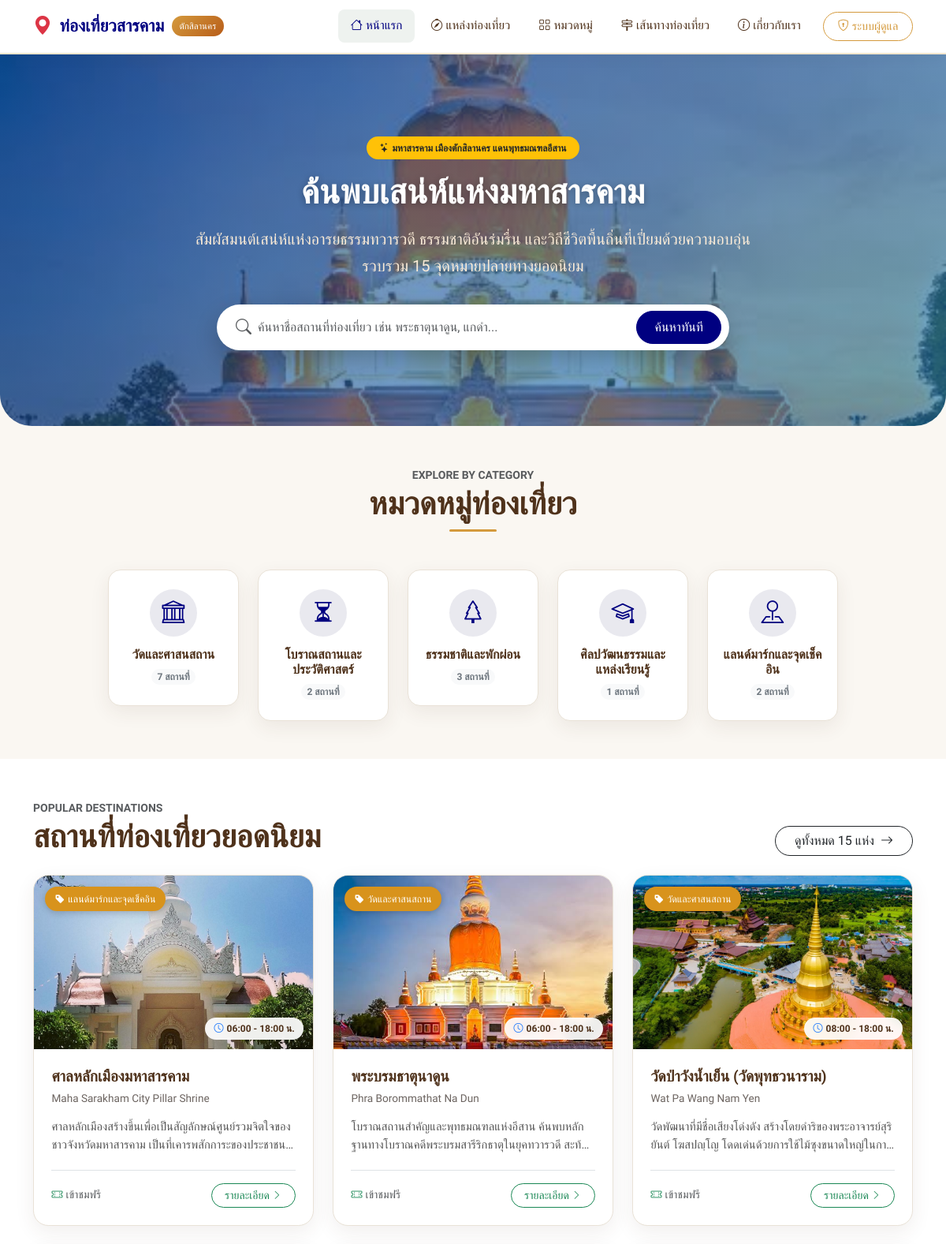
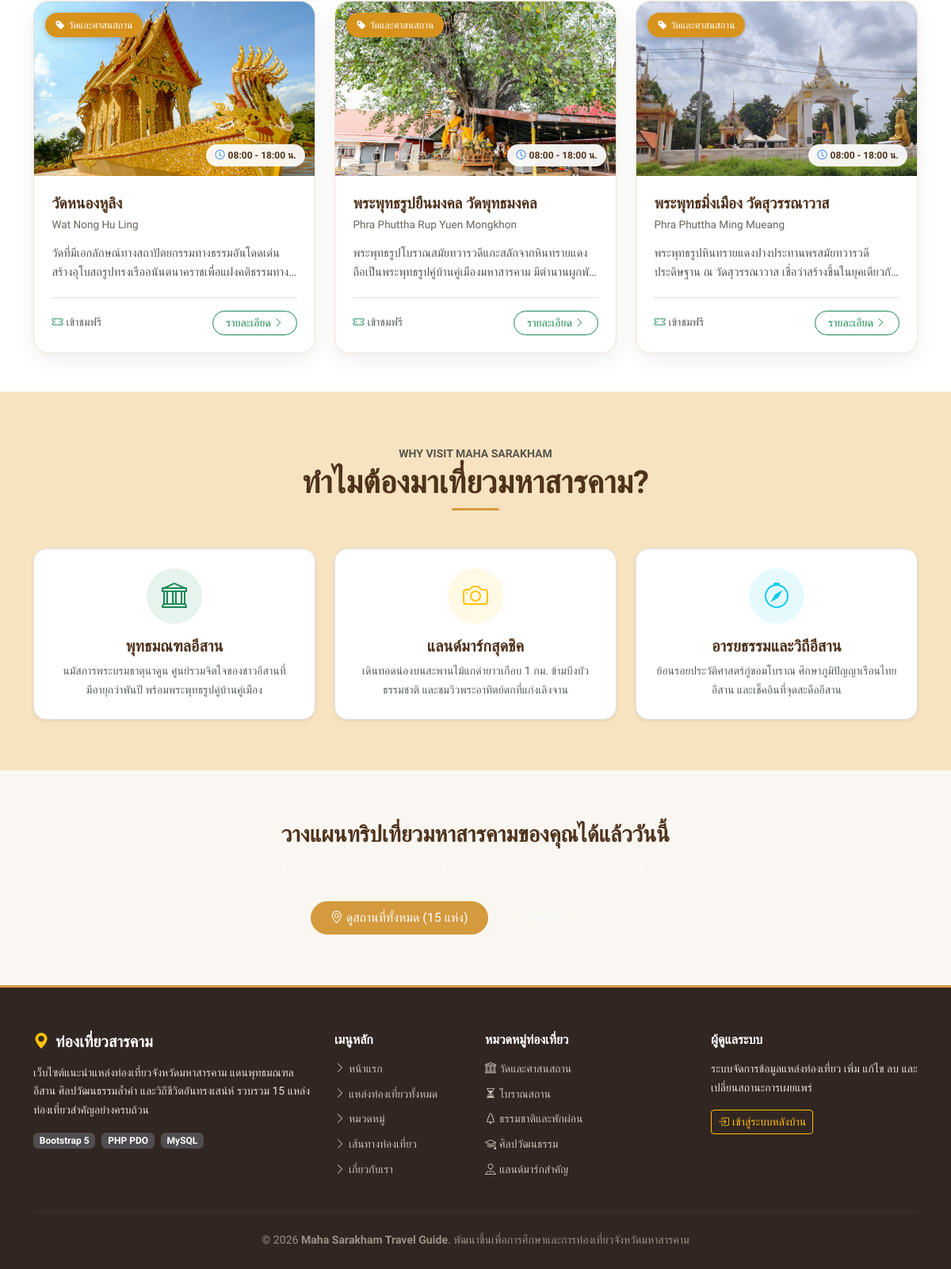
The page / on the database its author committed (2 pictures, top to bottom).
### tables this page shows
CREATE TABLE `categories` (
  `id` INT(11) NOT NULL AUTO_INCREMENT,
  `name` VARCHAR(100) NOT NULL,
  `slug` VARCHAR(100) NOT NULL,
  `description` TEXT DEFAULT NULL,
  `icon` VARCHAR(50) DEFAULT 'bi-geo-alt',
  `created_at` TIMESTAMP NOT NULL DEFAULT CURRENT_TIMESTAMP,
  PRIMARY KEY (`id`),
  UNIQUE KEY `slug_unique` (`slug`)
);

CREATE TABLE `attractions` (
  `id` INT(11) NOT NULL AUTO_INCREMENT,
  `category_id` INT(11) NOT NULL,
  `name_th` VARCHAR(150) NOT NULL,
  `name_en` VARCHAR(150) DEFAULT NULL,
  `slug` VARCHAR(150) NOT NULL,
  `history` TEXT DEFAULT NULL,
  `highlights` TEXT DEFAULT NULL,
  `opening_time` TIME DEFAULT NULL,
  `closing_time` TIME DEFAULT NULL,
  `is_open_24_hours` TINYINT(1) NOT NULL DEFAULT 0,
  `operating_days` VARCHAR(100) DEFAULT 'เปิดให้บริการทุกวัน',
  `admission_fee` VARCHAR(150) DEFAULT 'ยังไม่มีข้อมูลยืนยัน',
  `image_url` VARCHAR(255) DEFAULT 'assets/images/default.jpg',
  `address` TEXT DEFAULT NULL,
  `travel_info` TEXT DEFAULT 'ยังไม่มีข้อมูลยืนยัน',
  `google_maps_url` TEXT NOT NULL,
  `facilities` TEXT DEFAULT 'ยังไม่มีข้อมูลยืนยัน',
  `nearby_places` TEXT DEFAULT 'ยังไม่มีข้อมูลยืนยัน',
  `visitor_tips` TEXT DEFAULT 'ยังไม่มีข้อมูลยืนยัน',
  `status` ENUM('published', 'draft') NOT NULL DEFAULT 'published',
  `created_at` TIMESTAMP NOT NULL DEFAULT CURRENT_TIMESTAMP,
  `updated_at` TIMESTAMP NOT NULL DEFAULT CURRENT_TIMESTAMP ON UPDATE CURRENT_TIMESTAMP,
  PRIMARY KEY (`id`),
  UNIQUE KEY `slug_unique` (`slug`),
  KEY `fk_attractions_category` (`category_id`),
  CONSTRAINT `fk_attractions_category` FOREIGN KEY (`category_id`) REFERENCES `categories` (`id`) ON UPDATE CASCADE ON DELETE RESTRICT
);

### includes/functions.php (called while the page is built, shortened)
<?php
if (!function_exists('e')) {
    function e($string) {
        return htmlspecialchars((string)$string, ENT_QUOTES, 'UTF-8');
    }
}
if (!function_exists('format_time_range')) {
    function format_time_range($open, $close, $is_24_hours) {
        return date('H:i', strtotime($open)) . ' - ' . date('H:i', strtotime($close)) . ' น.';
    }
}
if (!function_exists('get_image_url')) {
    function get_image_url($path) {
        if (!empty($path)) {
            if (file_exists(__DIR__ . '/../' . $path)) {
                return $path;
            }
        }
        return 'assets/images/placeholder.svg';
    }
}
?>

### index.php (the view, shortened to what this page needs)
<?php
require_once __DIR__ . '/config/db.php';
require_once __DIR__ . '/includes/functions.php';
try {
    $cat_stmt = $pdo->query("
        SELECT c.*, COUNT(a.id) as attraction_count
        FROM categories c
        LEFT JOIN attractions a ON c.id = a.category_id AND a.status = 'published'
        GROUP BY c.id
        ORDER BY c.id ASC
    ");
    $categories = $cat_stmt->fetchAll();
} catch (PDOException $e) {
    $categories = [];
}
try {
    $attr_stmt = $pdo->query("
        SELECT a.*, c.name as category_name
        FROM attractions a
        JOIN categories c ON a.category_id = c.id
        WHERE a.status = 'published'
        ORDER BY a.id ASC
        LIMIT 6
    ");
    $featured_attractions = $attr_stmt->fetchAll();
} catch (PDOException $e) {
    $featured_attractions = [];
}
try {
    $total_stmt = $pdo->query("SELECT COUNT(*) FROM attractions WHERE status = 'published'");
    $total_attractions = $total_stmt->fetchColumn();
} catch (PDOException $e) {
    $total_attractions = 15;
}
require_once __DIR__ . '/includes/header.php';
?>
<section class="hero-section text-center">
    <div class="container py-4">
        <span class="badge bg-warning text-dark px-3 py-2 rounded-pill mb-3 fw-bold">
            <i class="bi bi-stars me-1"></i>มหาสารคาม เมืองตักสิลานคร แดนพุทธมณฑลอีสาน
        </span>
        <h1 class="hero-title mb-3">ค้นพบเสน่ห์แห่งมหาสารคาม</h1>
        <p class="hero-subtitle">
            สัมผัสมนต์เสน่ห์แห่งอารยธรรมทวารวดี ธรรมชาติอันร่มรื่น และวิถีชีวิตพื้นถิ่นที่เปี่ยมด้วยความอบอุ่น รวบรวม <?= e($total_attractions) ?> จุดหมายปลายทางยอดนิยม
        </p>
        <div class="search-box-card">
            <form action="attractions.php" method="GET" class="d-flex align-items-center">
                <i class="bi bi-search text-muted fs-5 me-2"></i>
                <input type="text" name="q" class="form-control border-0 shadow-none ps-0" placeholder="ค้นหาชื่อสถานที่ท่องเที่ยว เช่น พระธาตุนาดูน, แกดำ..." autocomplete="off">
                <button type="submit" class="btn btn-primary-custom ms-2 text-nowrap">
                    ค้นหาทันที
                </button>
            </form>
        </div>
    </div>
</section>
<section class="py-5">
    <div class="container">
        <div class="text-center mb-5">
            <span class="text-uppercase text-muted fw-bold small">Explore By Category</span>
            <h2 class="display-6 fw-bold">หมวดหมู่ท่องเที่ยว</h2>
            <div class="mx-auto" style="width: 60px; height: 3px; background-color: var(--accent-gold); border-radius: 2px;"></div>
        </div>
        <div class="row g-4 justify-content-center">
            <?php foreach ($categories as $cat): ?>
                <div class="col-lg-2 col-md-4 col-6">
                    <a href="attractions.php?category=<?= e($cat['id']) ?>" class="category-card">
                        <div class="category-icon-box">
                            <i class="bi <?= e($cat['icon']) ?>"></i>
                        </div>
                        <h6 class="fw-bold mb-1"><?= e($cat['name']) ?></h6>
                        <span class="badge bg-light text-secondary rounded-pill small">
                            <?= e($cat['attraction_count']) ?> สถานที่
                        </span>
                    </a>
                </div>
            <?php endforeach; ?>
        </div>
    </div>
</section>
<section class="py-5 bg-white">
    <div class="container">
        <div class="d-flex justify-content-between align-items-end mb-4 flex-wrap gap-2">
            <div>
                <span class="text-uppercase text-muted fw-bold small">Popular Destinations</span>
                <h2 class="display-6 fw-bold mb-0">สถานที่ท่องเที่ยวยอดนิยม</h2>
            </div>
            <a href="attractions.php" class="btn btn-outline-dark rounded-pill px-4">
                ดูทั้งหมด <?= e($total_attractions) ?> แห่ง <i class="bi bi-arrow-right ms-1"></i>
            </a>
        </div>
        <div class="row g-4">
            <?php foreach ($featured_attractions as $item): ?>
                <div class="col-lg-4 col-md-6">
                    <div class="attraction-card">
                        <div class="card-img-wrapper">
                            <span class="category-tag">
                                <i class="bi bi-tag-fill me-1"></i><?= e($item['category_name']) ?>
                            </span>
                            <span class="time-tag">
                                <i class="bi bi-clock me-1 text-primary"></i><?= format_time_range($item['opening_time'], $item['closing_time'], $item['is_open_24_hours']) ?>
                            </span>
                            <img src="<?= e(get_image_url($item['image_url'])) ?>" alt="<?= e($item['name_th']) ?>" loading="lazy">
                        </div>
                        <div class="card-body-custom">
                            <h3 class="attraction-title">
                                <a href="attraction-detail.php?id=<?= e($item['id']) ?>" class="text-decoration-none text-reset">
                                    <?= e($item['name_th']) ?>
                                </a>
                            </h3>
                            <div class="attraction-en-name"><?= e($item['name_en'] ?? '') ?></div>
                            <p class="attraction-desc"><?= e($item['history'] ?? 'สถานที่ท่องเที่ยวอันทรงคุณค่าของจังหวัดมหาสารคาม') ?></p>
                            <div class="mt-auto pt-3 border-top d-flex justify-content-between align-items-center">
                                <small class="text-muted">
                                    <i class="bi bi-ticket-perforated me-1 text-success"></i><?= e($item['admission_fee']) ?>
                                </small>
                                <a href="attraction-detail.php?id=<?= e($item['id']) ?>" class="btn btn-sm btn-outline-success rounded-pill px-3">
                                    รายละเอียด <i class="bi bi-chevron-right small"></i>
                                </a>
                            </div>
                        </div>
                    </div>
                </div>
            <?php endforeach; ?>
        </div>
    </div>
</section>
<section class="py-5" style="background-color: #f7e3c0;">
    <div class="container py-3">
        <div class="text-center mb-5">
            <span class="text-uppercase text-muted fw-bold small">Why Visit Maha Sarakham</span>
            <h2 class="display-6 fw-bold">ทำไมต้องมาเที่ยวมหาสารคาม?</h2>
            <div class="mx-auto" style="width: 60px; height: 3px; background-color: var(--accent-gold); border-radius: 2px;"></div>
        </div>
        <div class="row g-4 text-center">
            <div class="col-md-4">
                <div class="p-4 bg-white rounded-4 shadow-sm h-100 border">
                    <div class="rounded-circle bg-success bg-opacity-10 text-success d-inline-flex align-items-center justify-content-center mb-3" style="width: 70px; height: 70px;">
                        <i class="bi bi-bank fs-2"></i>
                    </div>
                    <h5 class="fw-bold mb-2">พุทธมณฑลอีสาน</h5>
                    <p class="text-muted small mb-0">
                        นมัสการพระบรมธาตุนาดูน ศูนย์รวมจิตใจของชาวอีสานที่มีอายุกว่าพันปี พร้อมพระพุทธรูปคู่บ้านคู่เมือง
                    </p>
                </div>
            </div>
            <div class="col-md-4">
                <div class="p-4 bg-white rounded-4 shadow-sm h-100 border">
                    <div class="rounded-circle bg-warning bg-opacity-10 text-warning d-inline-flex align-items-center justify-content-center mb-3" style="width: 70px; height: 70px;">
                        <i class="bi bi-camera fs-2"></i>
                    </div>
                    <h5 class="fw-bold mb-2">แลนด์มาร์กสุดชิค</h5>
                    <p class="text-muted small mb-0">
                        เดินทอดน่องบนสะพานไม้แกดำยาวเกือบ 1 กม. ข้ามบึงบัวธรรมชาติ และชมวิวพระอาทิตย์ตกที่แก่งเลิงจาน
                    </p>
                </div>
            </div>
            <div class="col-md-4">
                <div class="p-4 bg-white rounded-4 shadow-sm h-100 border">
                    <div class="rounded-circle bg-info bg-opacity-10 text-info d-inline-flex align-items-center justify-content-center mb-3" style="width: 70px; height: 70px;">
                        <i class="bi bi-compass fs-2"></i>
                    </div>
                    <h5 class="fw-bold mb-2">อารยธรรมและวิถีอีสาน</h5>
                    <p class="text-muted small mb-0">
                        ย้อนรอยประวัติศาสตร์กู่ขอมโบราณ ศึกษาภูมิปัญญาเรือนไทยอีสาน และเช็คอินที่จุดสะดืออีสาน
                    </p>
                </div>
            </div>
        </div>
    </div>
</section>
<section class="py-5" style="background: linear-gradient(135deg, #856650); color: white;">
    <div class="container text-center py-3">
        <h3 class="fw-bold mb-3">วางแผนทริปเที่ยวมหาสารคามของคุณได้แล้ววันนี้</h3>
        <p class="text-white-50 max-w-600 mx-auto mb-4">
        </p>
        <div class="d-flex justify-content-center gap-3 flex-wrap">
            <a href="attractions.php" class="btn btn-gold-custom px-4 py-2">
                <i class="bi bi-geo-alt me-1"></i>ดูสถานที่ทั้งหมด (15 แห่ง)
            </a>
            <a href="routes.php" class="btn btn-outline-light rounded-pill px-4 py-2">
                <i class="bi bi-signpost-2 me-1"></i>ดูเส้นทางท่องเที่ยว
            </a>
        </div>
    </div>
</section>
<?php require_once __DIR__ . '/includes/footer.php'; ?>

### rows shown on the page
categories: name "วัดและศาสนสถาน", attraction_count "7"
categories: name "โบราณสถานและประวัติศาสตร์", attraction_count "2"
categories: name "ธรรมชาติและพักผ่อน", attraction_count "3"
categories: name "ศิลปวัฒนธรรมและแหล่งเรียนรู้", attraction_count "1"
categories: name "แลนด์มาร์กและจุดเช็คอิน", attraction_count "2"
attractions: category.name "แลนด์มาร์กและจุดเช็คอิน", opening_time+closing_time+is_open_24_hours "06:00 - 18:00 น.", image_url+name_th (picture), name_th "ศาลหลักเมืองมหาสารคาม", name_en "Maha Sarakham City Pillar Shrine", admission_fee "เข้าชมฟรี"
attractions: category.name "วัดและศาสนสถาน", opening_time+closing_time+is_open_24_hours "06:00 - 18:00 น.", image_url+name_th (picture), name_th "พระบรมธาตุนาดูน", name_en "Phra Borommathat Na Dun", history "โบราณสถานสำคัญและพุทธมณฑลแห่งอีสาน…", admission_fee "เข้าชมฟรี"
attractions: category.name "วัดและศาสนสถาน", opening_time+closing_time+is_open_24_hours "08:00 - 18:00 น.", image_url (picture), name_th "วัดป่าวังน้ำเย็น (วัดพุทธวนาราม)", name_en "Wat Pa Wang Nam Yen", history "วัดพัฒนาที่มีชื่อเสียงโด่งดัง สร้างโดยดำริของพระอาจารย์สุริยันต์…", admission_fee "เข้าชมฟรี"
attractions: category.name "วัดและศาสนสถาน", opening_time+closing_time+is_open_24_hours "08:00 - 18:00 น.", image_url+name_th (picture), name_th "วัดหนองหูลิง", name_en "Wat Nong Hu Ling", admission_fee "เข้าชมฟรี"
attractions: category.name "วัดและศาสนสถาน", opening_time+closing_time+is_open_24_hours "08:00 - 18:00 น.", image_url+name_th (picture), name_th "พระพุทธรูปยืนมงคล วัดพุทธมงคล", name_en "Phra Phuttha Rup Yuen Mongkhon", history "พระพุทธรูปโบราณสมัยทวารวดีแกะสลักจากหินทรายแดง…", admission_fee "เข้าชมฟรี"
attractions: category.name "วัดและศาสนสถาน", opening_time+closing_time+is_open_24_hours "08:00 - 18:00 น.", image_url+name_th (picture), name_th "พระพุทธมิ่งเมือง วัดสุวรรณาวาส", name_en "Phra Phuttha Ming Mueang", history "พระพุทธรูปหินทรายแดงปางประทานพรสมัยทวารวดี ประดิษฐาน ณ…", admission_fee "เข้าชมฟรี"

### other values the page prints
$total_attractions "15"
